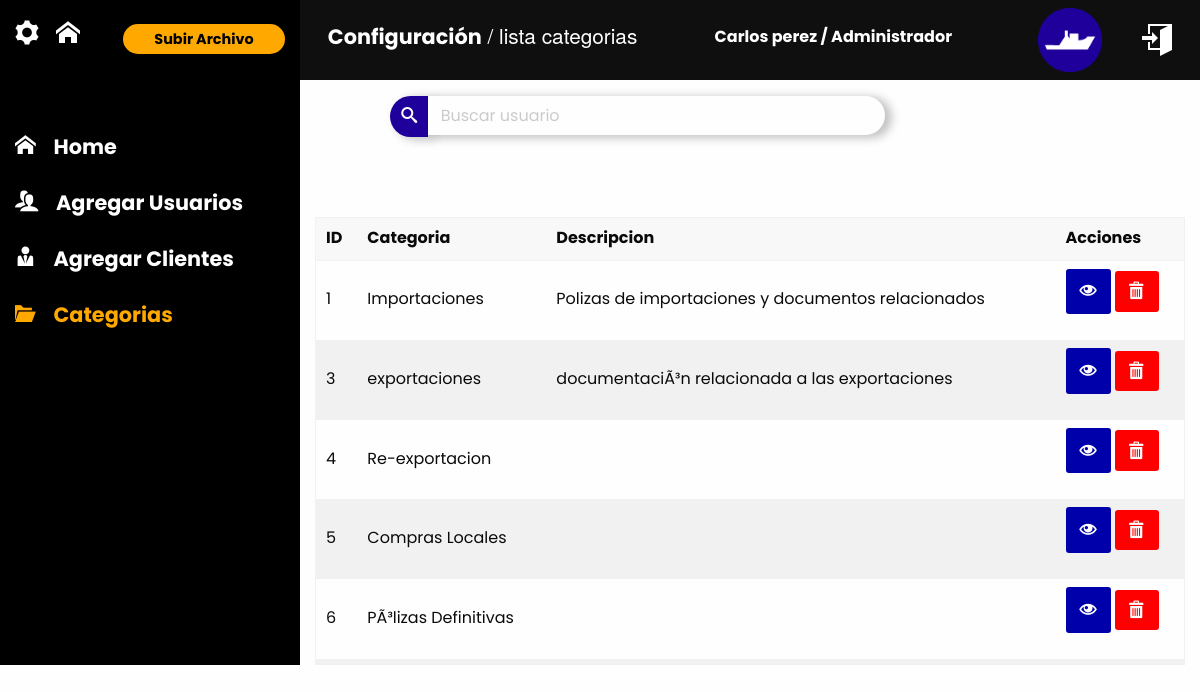
The app's page /views/ver_categorias.php (signed in) with its own data.
### tables this page shows
CREATE TABLE `usuarios` (
  `user_id` int(100) NOT NULL,
  `user_monbre` varchar(100) NOT NULL,
  `user_mail` varchar(50) NOT NULL,
  `user_pass` varchar(50) NOT NULL,
  `user_tipo` varchar(20) NOT NULL,
  `user_cliente` int(11) NOT NULL,
  `user_permiso` int(2) NOT NULL,
  `user_buscar` tinyint(1) NOT NULL,
  `user_subir` tinyint(1) NOT NULL,
  `user_crear_u` tinyint(1) NOT NULL,
  `user_crear_c` tinyint(1) NOT NULL,
  `user_crear_ct` tinyint(1) NOT NULL,
  `user_estado` tinyint(4) NOT NULL,
  `user_timestamp` timestamp NOT NULL DEFAULT CURRENT_TIMESTAMP ON UPDATE CURRENT_TIMESTAMP
);

CREATE TABLE `categoria` (
  `cat_id` int(11) NOT NULL,
  `cat_desc` varchar(100) NOT NULL,
  `cat_nombre` varchar(250) NOT NULL
);

### views/ver_categorias.php (the view, shortened to what this page needs)
<?php
	require ('../core/conexion.php');
		$user_id =	$_SESSION['user_id'];
		$sql="SELECT * FROM usuarios Where user_id='$user_id'";
		$result=$mysqli->query($sql);
		$rows = $result->num_rows;
		$row = $result->fetch_assoc();
		$sql2 ="SELECT * FROM categoria";
		$result2=$mysqli->query($sql2);
 ?>
 <!doctype html>
<html class="no-js" lang="es" dir="ltr">
  <head>
    <link rel="stylesheet" href="../css/foundation.css">
    <link rel="stylesheet" href="../css/app.css">
    <link rel="stylesheet" type="text/css" href="../font/flaticon.css">
    <link rel="stylesheet" href="../font/style.css">
    <link rel="stylesheet" href="../font/ie7/ie7.css">
</head>
<body>
	<div class="grid-container fluid">
		<div class="grid-x grid-padding-x">
			<div class="cell medium-3"style="background-color: #000000;">
    				<div class="cell medium-12 op-home2">
      					<p style="text-align: left; padding-top: 1rem;">
							<a style="<?php echo $mostrar;?>" href="configuracion.php"><i class="icon-cog"></i></a>
      						 <a href="home.php"><i class="icon-home"></i></a>
							<?php
								 if ($row['user_permiso'] == 1 || $row['user_permiso'] == 3 || $row['user_permiso'] == 4)  {
  							echo "<button id='file' class='btn'>Subir Archivo</button>";
  						}; 	 ?>
      						</p>
      				</div>
      				<div class="barra_lat">
      				<ul class="nav-bar">
						<li><a href="home.php"><button>
							<i class="icon-home"></i>&nbsp;&nbsp;&nbsp; Home</button></a></li>
						<li><a href="configuracion.php"><button><i class="icon-users"></i>&nbsp;&nbsp;&nbsp; Agregar Usuarios </button></a></li>
							<?php if ($row['user_tipo']=='Administrador' || $row['user_tipo']=='Colaborador') {
								echo( "<li><a href='clientes.php'><button><i class='icon-user-tie'></i>&nbsp;&nbsp;&nbsp; Agregar Clientes </button></a></li>
						<li><a href='categorias.php'><button style='color: #ffa900;'><i class='icon-folder-open'></i>&nbsp;&nbsp;&nbsp; Categorias </button></a></li>");
							} ?>
      				</ul>
      				</div>
    			</div>
    			<div class="cell medium-9">
    				<div class="grid-x grid-padding-x cabecera">
							<div class="cell medium-5">
							   <h4><strong>Configuración</strong> / lista categorias </h4>
						    </div>
						    <div class="cell medium-4">
						    	<p> <strong> <?php if ($rows>0) {
							   	echo $row['user_monbre'].' / '.$row['user_tipo'];
							   }; ?></strong></p>
						    </div>
						    <div class="cell medium-2">
						    		<img src="../img/icono-galo-barco-09.png" alt="usuario">
						    </div>
						    <div class="cell medium-1 ">
						    	<div class="cerrar_secion">
						    			<a href="../core/cerrar_secion.php">
    					<i class="icon-enter"></i> </a>
						    	</div>
						    </div>
					</div>
					<div class="grid-x grid-margin-x acciones">
						<div class="cell medium-7 medium-offset-1">
							<div id="wraper" class="input-group">
						<button style="border-radius: 200px 0px 0px 200px;" class="buscar_btn input-group-button"><i class="icon-search"></i></button>
						<input style="border-radius: 0px 200px 200px 0px;" class="input-group-field " type="text" id="buscar_user" placeholder=" Buscar usuario">
					</div>
						</div>
					</div>
					<div class="grid-x grid-padding-x tabla">
						<div class="cell medium-12">
							<table id="mytable">
							<thead>
								<td>ID</td>
								<th>Categoria</th>
								<th>Descripcion</th>
								<th>Acciones</th>
							</thead>
							<tbody id="user_table">
								<?php
								   		foreach ($result2 as $key => $v) {
										echo "<tr>
												<td id=".$v['cat_id']." class='cat_id'>".$v['cat_id']."</td>
												<td id=".$v['cat_nombre']." class='cat_nombre'>".$v['cat_nombre']."</td>
												<td id=".$v['cat_desc']." class='cat_desc'>".$v['cat_desc']."</td>
												<td>
													<button id='edit_cat' class='button editar small'>
													<i class='icon-eye'></i></button>
									<button id='elimina' class='button desactiva small'><i class='icon-bin'></i></button>
												</td>
											</tr>";
										};
								 ?>
							</tbody>
						    </table>
						</div>
					</div>
    			</div>
		</div>
	</div>
</body>
</html>

### css/app.css (style rules this page uses)
* { font-family: 'Poppins', sans-serif; }
.cabecera { height: 5rem; background-color: #0f0f0f; }
.cabecera h4 { text-align: left; padding: 0.8rem; color: white; vertical-align: middle; margin-top: 0.5rem; font-size: 1.3rem; }
.cabecera p { text-align: right; padding: 0.5rem; color: white; margin-top: 1rem; font-weight: bold; }
.cabecera img { height: 4rem; width: 4rem; float: right; margin-top: 0.5rem; margin-right: 0.5rem; }
.barra_lat { margin-top: 4rem; align-content: center; }
.btn { width: 60%; padding: 0.5rem; font-size: 0.8rem; background-color: #FFA900; text-align: center; border-radius: 5rem; float: right; margin-top: 0.5rem; font-size: 0.9rem; font-weight: bold; cursor: pointer; }
.nav-bar { list-style: none; margin:0; padding:0; text-align: left; width: 100%; }
.nav-bar li button { color: white; width: 100%; font-size: 1.3rem; font-weight: bold; height: 3.5rem; text-align: left; cursor: pointer; }
.acciones { margin-top: 1rem; }
.acciones input { width: 90%; float: right; border:none; box-shadow: 6px 2px 10px 1px rgba(0,0,0,0.24); }
.acciones i { float: left; margin-top: 0.2rem box-shadow: 6px 2px 10px 1px rgba(0,0,0,0.24); }
.tabla { margin-top: 2rem; height: 30rem; overflow-y: scroll; }
.tabla div { padding: 2rem; }
.editar { background-color: #0000ab; color: white; padding: 0.8rem; font-weight:bold; }
.editar i { font-size: 1.1rem; }
.desactiva { background-color: red; }
.desactiva i { font-size: 1.1rem; }
.buscar_btn { background-color: #20009b; color: white; padding: 0; margin:0; padding-bottom: 0.14rem; border-radius: 200px 0px 0px 200px; box-shadow: 6px 2px 10px 1px rgba(0,0,0,0.24); }
.buscar_btn i { padding: 0.7rem; }
.cerrar_secion { height: 2.5rem; width: 2.5rem; margin-top: 1.5rem; }
.cerrar_secion a i { text-align: center; color: white; font-size: 2rem; }
.op-home2 i { margin-right: 0.8rem; }
.op-home2 p a { text-align: left; color: white; font-size: 1.5rem; transition: 0.3s; }
#file { font-family: 'Poppins', sans-serif; padding-left: 1rem; padding-right: 1rem; text-align: center; }

### records on screen
usuarios: user_monbre "Carlos perez", user_tipo "Administrador"
categoria: cat_id "1", cat_nombre "Importaciones", cat_desc "Polizas de importaciones y documentos relacionados"
categoria: cat_id "3", cat_nombre "exportaciones", cat_desc "documentaciÃ³n relacionada a las exportaciones"
categoria: cat_id "4", cat_nombre "Re-exportacion"
categoria: cat_id "5", cat_nombre "Compras Locales"
categoria: cat_id "6", cat_nombre "PÃ³lizas Definitivas"
